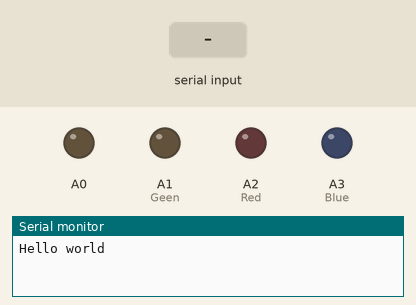
A sketch run on a simulated Arduino Leonardo, built with avr-gcc and run on an emulated ATmega32U4. Shown: output pins drawn as LEDs (lit = HIGH), the last lines printed to the serial monitor. Inputs (shaded band) come from the test bench.

Above: at 1.2 s.
1.3 s: byte 30 received over Serial
At 2.1 s:
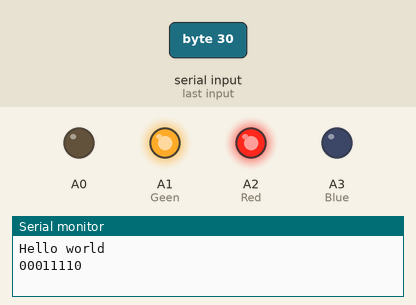
2.8 s: byte 90 received over Serial
At 3.3 s:
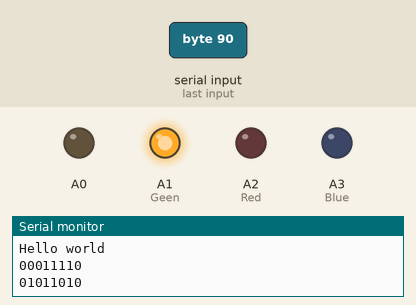
Timing chart, 0 to 5.8 s (numbered marks = the images above; inputs shaded):
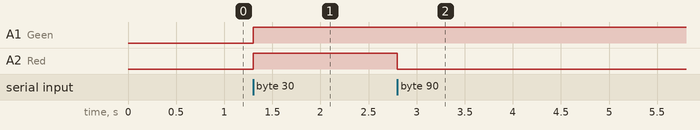

Measured:
- after the input at 1.3 s, A1 (Geen), A2 (Red): LOW → HIGH at once
- after the input at 2.8 s, A2 (Red): HIGH → LOW at once

The sketch:

sketch.ino
```cpp
bool bits[8]; // Bits of input

void setup() {
  Serial.begin(9600); // Open port
  while (!Serial); // !!!ONLY FOR ARDUINO LEONARDO!!!

  Serial.println("Hello world");
  pinMode(A0, OUTPUT); // -
  pinMode(A1, OUTPUT); // Geen
  pinMode(A2, OUTPUT); // Red
  pinMode(A3, OUTPUT); // Blue

  digitalWrite(A0, LOW);
}

void loop() {
  byte data;
  if (Serial.available() > 0) { // Wait
    data = Serial.read(); //   Get data

    // Byte2Bits
    for (int i = 0; i < 8; i++) {
      bits[i] = bitRead(data, i);
    }

    // Set LEDs
    digitalWrite(A3, bits[0]); // Red
    digitalWrite(A1, bits[1]); // Geen
    digitalWrite(A2, bits[2]); // Blue

    // Return bits (DEBUG)
    for (int i = 7; i >= 0; i--) {
      Serial.print(bits[i]);
    } Serial.println();
  }
}
```
